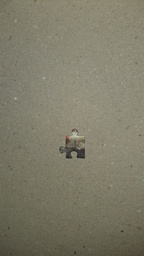
#> input picture partial-report/one-piece-detection.jpg, 144 x 256 px, shrunk from 720 x 1280 before the run
$ jupyter execute --allow-errors preliminary-results.ipynb
#> lines starting #> are read from the running program, lines starting #| are printed output that depends on the picture; after the words box and inside, x2 and y2 are one past the last pixel; in counts of white or black regions, pixels touching at a corner belong together
#> in piece_counting_detection, img is the input picture: shape (256, 144, 3); mean R, G, B 126.9, 123.7, 105.3
# Puzzle piece detection, segmentation and possible clusterization: preliminary results
Student: Luan Vinícius de Carvalho Martins
#### Abstract
This project employs edge-detection, morphology techniques, and image measurements for puzzle pieces segmentation and counting while also attempting to cluster the different shapes together. Preliminary results show that the approach can generate acceptable results in controlled environments.

### Introduction

In this project, we aim to identify, count, and cluster puzzle pieces with similar shapes. This task can be useful as a common technique to solving large piece puzzles is to [group pieces with similar features together](https://ceaco.com/blogs/news/tips-tricks-completing-1000-piece-puzzle).

One of the main challenges stems from the fact that the final project had to be proposed before most classes were presented. In fact, up to today, the classes on image segmentation are not available. After searching for possible image segmentation approaches, we found that there is no definitive, fits-all method for image segmentation: different techniques must be used in different situations. By analyzing the task at hand, we decided to investigate image segmentation using edge-detection, as, indeed, our goal is to identify the edges that form the pieces in a given image.

Once the edges are detected, another task is to extract them in a meaningful representation so that they could be further used and analyzed. For this task, we proposed and employed a simple search algorithm that takes as input a reference pixel and outputs a list of pixels that are connected to it (using its 4-pixel neighborhood). Finally, in order to cluster similar shapes together, we needed a way to calculate and measure similarity the piece's shape in a scale, rotation, and transform invariant fashion; for this task, we employ a set of measures named `Hu Moments` that could be used to generate array representation of the pieces.

In the next section, we quickly describe some of the methods we used why they were chosen. Section 3 presents a `Python` implementation of the proposed method, using some techniques from the `skimage` library. Next, in Section 4, we show some results based on the testing images; Finally, we conclude this report.

### Methodology

In this section, we describe some of the techniques used and explain the reasoning behind choosing them.

#### Canny edge detection
The Canny edge detection technique is based on a clever idea that edges usually represent drastic changes in the pixel color, therefore, they are the first to be removed when blurring out an image. This technique works by blurring an image using a gaussian blur with a given sigma and calculating the rate of change for each pixel in comparison to the original image: if the rate of change is inside a given threshold, the pixel is considered to be an edge.

We have chosen this technique because it provided the best results, returning hollow and mostly pixel-connected pieces' edges. Notice that we have previously attempted other methods for edge detection, some of them implemented by scratch, including an approach that combines different techniques; however, we were unable to obtain results as good as the ones provided by the canny edge detection.

#### Morphology techniques
Unfortunately, the edge detection techniques will frequently fail to detect all edges, returning incomplete shapes that cannot be used. To solve this, morphology techniques are commonly used to improve the detected edges, either by making the edges wider or by attempting to fill gaps between disconnected pixels. For this task, two morphology techniques proved to be helpful:
 - Dilation
 - Closing

#### Hu Moments
Hu Moments is a set of measurements commonly used to characterize shape and calculate shape similarity. This technique has proven to be translate, scale, and rotation invariant (up to the 6th moment). Therefore it should provide an equal image representation regardless of whether it has been rotated or rescaled. The few limitations of this technique are that input images must be a binary image -- it can only be used to compare shapes.

### Method
In this section, we go into the Python implementation details of the model.

#### Libraries

In this project, we employ techniques from the `skimage` library for image transformation, morphology, and measurements. We also use the `scipy` library for clustering, `matplotlib` for drawing, and `imageio` to load images into `numpy` arrays.

We decided to use `skimage` techniques for the partial report in order to save time, allow to easily prototype the model and to check the viability of the project. Our previous attempts used techniques implemented from scratch; however, this proved a challenge as there was no certainty that the method would generate good results or even be employed in the final version. For the next step, should the results presented be considered adequate for the project, we intend to implement some of the `skimage` library techniques from scratch, such as the Canny edge detection and the morphology techniques.

[cell 1]
from scipy.cluster.hierarchy import linkage, dendrogram
from scipy.ndimage import binary_fill_holes
from skimage.measure import moments_hu, moments_normalized, moments_central
from skimage.morphology import dilation, closing, area_closing, skeletonize, disk
from skimage.feature import canny
import matplotlib.pyplot as plt
import matplotlib.patches as patches
import numpy as np
import imageio

#### Preprocessing

The preprocessing phase merely converts an RGB image to a black and white one using the luminance technique. Another proper preprocessing technique is to downsample the image into a smaller size to save computational resources. However, as the images we are using on the partial report have already been converted into an acceptable resolution, we will skip this function.

[cell 2]
def greyscale(img: np.array) -> np.array:
    """
    Convert image to black and white using the luminance method.

    :param img: input image
    :return: black and white version of the image
    """
    return np.dot(img[..., :3], [0.2989, 0.5870, 0.1140])

#### Image Transform for Piece Identification

The first step is to transform the input image to highlight the possible pieces for extraction. As explained in a previous section, we concluded that an edge-detection technique would be appropriate for the task. The current implementation uses the Canny Edge-Detection technique. Several other edge-detection methods were used in previous attempts but generated poor results. In the final report, we might also go into more details on strategies that didn't succeed.

Furthermore, in other to improve the highlighting, we employ morphology techniques such as `dilation` and `closing` in hopes of filling gaps in places the edges were not detected. Finally, the last step is to fill the closed edges to highlight whole pieces.

The transformed image is then returned, and the pieces can be extracted.

[cell 3]
def highlight_pieces(img: np.array, sigma: float = 3, lt=.3, ht=.7) -> np.array:
    """
    Transform the input image to highlight the possible pieces using edge-detection and morphology techniques.

    :param img: the input image to be transformed
    :param sigma: the sigma parameter for the canny edge-detection technique
    :param lt: lower threshold for the edge-detection technique
    :param ht: higher threshold for the edge-detection technique
    :return: a transformed image which hopefully highlights the puzzle's pieces
    """
#> called with sigma = 3, lt = 0.85, ht = 0.95
    img_e = canny(img, sigma=sigma, low_threshold=lt, high_threshold=ht, use_quantiles=True)
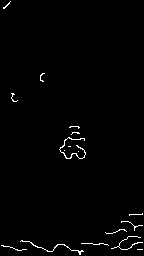
#> img_e: shape (256, 144) bool; 1.2% white in thin lines or dots
    img_s = img_e.copy().astype(np.uint8)
    img_s[img_e == True] = 255
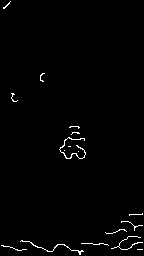
#> img_s: shape (256, 144); 1.2% white in thin lines or dots
    img_s[img_e == False] = 0
    img_s_d = dilation(img_s, disk(2))
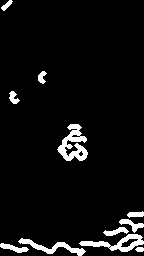
#> img_s_d: shape (256, 144); 5.7% white; 11 white regions, largest, box (x1, y1, x2, y2) and area: (57, 124, 88, 161) 579, (79, 234, 144, 252) 446, (18, 238, 86, 256) 361
    img_s_d_c = closing(img_s_d)
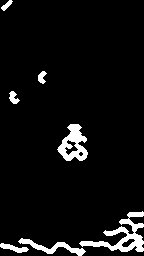
#> img_s_d_c: shape (256, 144); 5.9% white; 7 white regions, largest, box (x1, y1, x2, y2) and area: (79, 211, 144, 252) 856, (57, 124, 88, 161) 613, (18, 238, 86, 256) 363
    return binary_fill_holes(img_s_d_c)
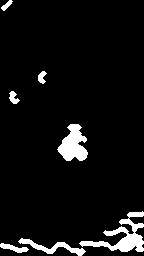
#> returned value: shape (256, 144) bool; 6.3% white; 7 white regions, largest, box (x1, y1, x2, y2) and area: (79, 211, 144, 252) 911, (57, 124, 88, 161) 705, (18, 238, 86, 256) 363

#### Piece segmentation

Once the input image has been transforming to highlight the possible pieces, we should have a black and white image where the white pixels represent the pixels that belong to a piece. The next step on the piece segmentation is to define rules to extract these pixels into meaningful piece information.

The technique itself is divided into two parts (part 1 is `extract_pieces` and part 2 is `extract_piece`)
In part 1, we will create a list containing all white pixels on the image, and for each pixel, we will search all connected pixels.
Part 2 is a simple search algorithm that explores all connected pixels to the reference one: it will explore the image until all pixels connected to the reference are found.
Once a _possible_ piece is extracted, the white pixels that belong to this piece are removed from the search, which continues until there are no more white pixels in the image to explore.

Once all white pixels are extracted, we have a list of _possible_ pieces, which must be filtered to remove pixels that are unlikely to represent a puzzle piece. So far, we employ two criteria to filter out unlikely pieces:
 - we set a minimum pixel count threshold to remove sets of connected pixels that are too small to represent a piece;
 - we remove pieces that are not "square" enough, i.e., its height is double its width.

[cell 4]
def extract_piece(img: np.array, location: tuple):
    """
    Extract the connected pixels to the the provided location using a basic search algorithm.
    Part II of the extraction process which focus on returning the set of connected pixels from a
    reference one.

    :param img: the transformed image
    :param location: the pixel location
    :return: a set of pixels connected to the current one
    """
    to_visit = set([location])
    visited = set()

    # simple search algorithm to find all connected pixels
    while len(to_visit) > 0:
        current = to_visit.pop()
        if current[0] - 1 > 0 and img[current[0] - 1, current[1]]:
            pos = tuple([current[0] - 1, current[1]])
            if pos not in visited: to_visit.add(pos)
        if current[0] + 1 < img.shape[0] and img[current[0] + 1, current[1]]:
            pos = tuple([current[0] + 1, current[1]])
            if pos not in visited: to_visit.add(pos)
        if current[1] - 1 > 0 and img[current[0], current[1] - 1] > 0:
            pos = tuple([current[0], current[1] - 1])
            if pos not in visited: to_visit.add(pos)
        if current[1] + 1 < img.shape[1] and img[current[0], current[1] + 1]:
            pos = tuple([current[0], current[1] + 1])
            if pos not in visited: to_visit.add(pos)
        visited.add(current)
    return visited


def extract_pieces(img: np.array, min_pixels_threshold=1000) -> list:
    """
    Extract the pieces from the transformed input image

    :param img: the transformed image with the pieces highlighted
    :param min_pixels_threshold: the minimium amount of pixels to consider a piece
    :return: a list of detected pieces
    """
#> called with min_pixels_threshold = 1000
    pieces = []
    # location in which there are activated pixels:
    locations = np.asarray(np.where(img == True)).transpose()
#> locations = 2330 pairs, first value 0 to 255, second value 0 to 143
    available = set([tuple(location) for location in locations[:]])
#> available = 2330 items
    while len(available) > 0:
        # take a reference pixel and extract its connected pixels
        current = available.pop()
        piece = extract_piece(img, tuple(current))
        # remove the pixels connected from the reference one from the list:
        available.difference_update(piece)
        # add the pixel to the list of possible pieces if it matches the criteria
        if len(piece) > min_pixels_threshold:
            pieces.append(piece)
#> this loop made 10 passes
#> current on passes 1 to 10: (240, 130), (247, 26), (245, 65), (102, 16), (154, 63), (7, 1), (75, 44), (216, 132), (0, 9), (246, 0)
#> after the loop, available = 0 items; pieces = []
    return pieces


def piece_to_img(piece: list) -> np.array:
    """
    Given a set of pixels that belong to a piece, convert it to a square image matrix. This
    is used to display and calculate measurements from shape detected.

    :param piece: a list of tuple containing the pixels of the piece
    :return: a np.array image of the piece
    """
    x = [p[0] for p in piece]
    y = [p[1] for p in piece]
    # the shift and height of the piece's shape to generate a new image
    shift_x = min(x)
    height_x = max(x) - shift_x
    shift_y = min(y)
    width_y = max(y) - shift_y
    # start a new image with zeros
    n_img = np.zeros((height_x + 1, width_y + 1))
    for px in piece:
        # paint each pixel with one to generate the shape
        n_img[px[0] - shift_x, px[1] - shift_y] = 1
    return n_img

#### Piece Shape Clustering

Once we have extracted the pieces from the input image, we can attempt to cluster pieces with similar shapes together. For this task, we employ the `hu moments` technique from the `skimage` library on the image representation of each piece. Although we use the `skimage` library, the technique itself doesn't seem that complex to implement manually. Using this measure, we generate an `np.array` that describes each shape as an array. This representation is used to cluster similar pieces together.

[cell 5]
def pieces_embedding(pieces: list) -> np.array:
    """
    Generates an np.array dataset representation of the detected pieces using the Hu Moments measurement.
    This representation can be used to cluster similar shapes together.

    :param pieces: a list containing the set of pixels for each piece
    :return: np.array dataset representation of the Hu Moments
    """
    # use the Hu Moments to generate an array represe
    embeddings = np.asarray([moments_hu(moments_normalized(moments_central(piece))) for piece in pieces])
    return embeddings / embeddings.sum(axis=1)[:, np.newaxis]

#### Img2Piece

The proposed method can be implemented into an easy-to-use function using the following algorithm. As outputs, the function returns two lists: the first contains a set of pixels representing each piece in the image. The second list contains `np.array` images of the detected pieces, which describe their shape.

[cell 6]
def img2piece(img: np.array, shape_radius=0.5) -> (list, list):
    """
    Extract the pieces from the input image. Return the piece pixel's indices and
    images from the pieces.

    :param img: input RGB image
    :param shape_radius: the radius to filter out image
    :return: (list, list), pixels and image
    """
    # cast image to grey scale
    img_g = greyscale(img)
    # run edge-detection and morphology techniques to highlight possible pieces
    img_h = highlight_pieces(img_g, 3, .85, .95)
    # extract the pieces from the highlighted pixels
    possible_pieces = extract_pieces(img_h)
#> possible_pieces = []
    # transform the pixels into images of their own
    possible_img_pieces = [piece_to_img(piece) for piece in possible_pieces]
#> possible_img_pieces = []
    # filter out the possible pieces using the second criteria
    pieces, imgs = [], []
    for id, piece in enumerate(possible_img_pieces):
        # checking the second criteria (shape -- has to look somewhat like a square):
        if np.abs(1 - (piece.shape[1] / piece.shape[0])) < shape_radius:
            pieces.append(possible_pieces[id])
            imgs.append(piece)
#> this loop made 0 passes
#> after the loop, imgs = []; pieces = []
    # return a list containing for each piece, its pixels and its image
    return pieces, imgs

### Preliminary results

In this section, we employ the proposed technique to a set of images in order to see how it performs for detection and counting, shape identification and, finally, clustering.

[cell 7]
# the images we are going to be using to test the method
test_images = [
    "one-piece-detection.jpg",
    "two-pieces-detection.jpg",
    "three-pieces-detection.jpg",
    "four-piece-detection-.jpg",
    "four-piece-detection-2.jpg",
    "many-pieces-detection.jpg"
]

#### Piece Detection and Counting

One of the main goals of this project is to detect and count the puzzle pieces in a given image. In this section, we show how the method performs on different images for detection and counting.

[cell 8]
def piece_counting_detection(files: list):
    fig, axs = plt.subplots(1, len(files), figsize=(4*len(files), 4))
    for idx, file in enumerate(files):
        img = imageio.imread(file)
        pieces_px, pieces_img = img2piece(img)
#> pieces_px = []; pieces_img = []
        ax = axs[idx] if len(files) > 1 else axs
        ax.imshow(img)
        ax.set_title(str(len(pieces_px))+" detected")
        ax.axis('off')
        for pxs_idx, pxs in enumerate(pieces_px):
            xs = [px[1] for px in pxs]
            ys = [px[0] for px in pxs]
            x1 = np.min(xs)
            y1 = np.min(ys)
            x2 = np.max(xs) - x1
            y2 = np.max(ys) - y1
            rect = patches.Rectangle((x1, y1), x2, y2, linewidth=1, edgecolor='r', facecolor='none')
            ax.add_patch(rect)
            ax.text(x1, y1, str(pxs_idx+1))
#> pass 2 of the loop in piece_counting_detection, `for idx, file in enumerate(files):`:
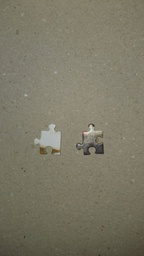
#> input picture partial-report/two-pieces-detection.jpg, 144 x 256 px, shrunk from 720 x 1280 before the run
#> in piece_counting_detection, img is the input picture: shape (256, 144, 3); mean R, G, B 124.1, 120.2, 102.4
#> in highlight_pieces (call 2), `img_e = canny(img, sigma=sigma, low_threshold=lt, high_threshold=ht, u..`:
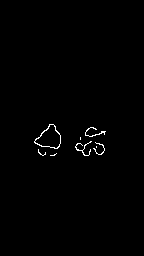
#> img_e: shape (256, 144) bool; 0.71% white in thin lines or dots, all inside (x1, y1, x2, y2) = (34, 124, 106, 156)
#> img_s_d: shape (256, 144); 3% white; 2 white regions, box (x1, y1, x2, y2) and area: (73, 125, 108, 158) 604, (32, 122, 63, 158) 486
#> img_s_d_c: shape (256, 144); 3.1% white; 2 white regions, box (x1, y1, x2, y2) and area: (73, 125, 108, 158) 633, (32, 122, 63, 158) 500
#> in highlight_pieces (call 2), `return binary_fill_holes(img_s_d_c)`:
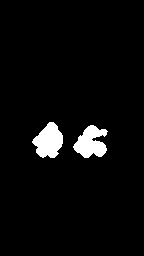
#> returned value: shape (256, 144) bool; 4% white; 2 white regions, box (x1, y1, x2, y2) and area: (32, 122, 63, 158) 742, (73, 125, 108, 158) 722
#> the loop in extract_pieces (call 2), `while len(available) > 0:` made 2 passes
#> current on passes 1 to 2: (140, 43), (150, 93)
#> pass 3 of the loop in piece_counting_detection, `for idx, file in enumerate(files):`:
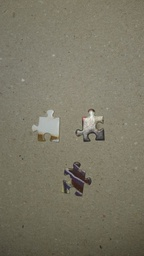
#> input picture partial-report/three-pieces-detection.jpg, 144 x 256 px, shrunk from 720 x 1280 before the run
#> in piece_counting_detection, img is the input picture: shape (256, 144, 3); mean R, G, B 123.3, 119.3, 101.9
#> in highlight_pieces (call 3), `img_e = canny(img, sigma=sigma, low_threshold=lt, high_threshold=ht, u..`:
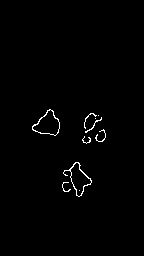
#> img_e: shape (256, 144) bool; 0.99% white in thin lines or dots, all inside (x1, y1, x2, y2) = (32, 109, 106, 197)
#> img_s_d: shape (256, 144); 4% white; 3 white regions, box (x1, y1, x2, y2) and area: (60, 160, 94, 199) 585, (80, 111, 108, 146) 511, (30, 107, 62, 138) 395
#> img_s_d_c: shape (256, 144); 4.1% white; 3 white regions, box (x1, y1, x2, y2) and area: (60, 160, 94, 199) 605, (80, 111, 108, 146) 522, (30, 107, 62, 138) 401
#> in highlight_pieces (call 3), `return binary_fill_holes(img_s_d_c)`:
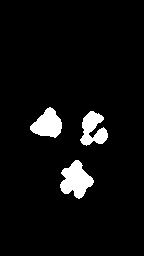
#> returned value: shape (256, 144) bool; 5.5% white; 3 white regions, box (x1, y1, x2, y2) and area: (60, 160, 94, 199) 789, (30, 107, 62, 138) 628, (80, 111, 108, 146) 595
#> the loop made 6 passes; the first 3 are shown

piece_counting_detection(test_images)
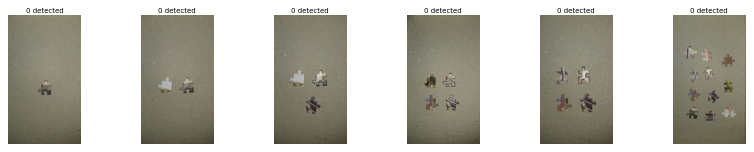
#> figure drawn by matplotlib, 6 panels

#### Piece segmentation quality

In order to cluster the similar shapes together, it's essential that the shape detected is representative of the actual shape of the piece. In this section, we evaluate the quality of the shape detected from the image by printing what the method obtained.

[cell 9]
def piece_segmentation(files: list):
    for file in files:
        img = imageio.imread(file)
        pieces_pxs, pieces_img = img2piece(img)
#> pieces_pxs = []; pieces_img = []
        fig, axs = plt.subplots(1, len(pieces_img)+1, figsize=(4*len(pieces_img)+1, 4))
        ax = axs[0]
        ax.set_title("Source")
        ax.imshow(img)
        ax.axis("off")
        plt.title(file)
        for pxs_idx, pxs in enumerate(pieces_img):
            ax = axs[pxs_idx+1]
            ax.axis('off')
            ax.imshow(pxs)
            ax.set_title(str(pxs_idx+1))
        plt.show()

#> (the rest of this cell did not finish here and is left out)

#### Piece shape clustering

Finally, we verify how the method performs in terms of shape clustering. For this, we create an array representation of the image using Hu Moments and cluster it using a hierarchical clustering technique. The results are presented in a dendrogram with the original image and the detected shapes with its' id.

[cell 10]
def piece_shape_clustering(files: list):
    for file in files:
        img = imageio.imread(file)
        pieces_px, pieces_img = img2piece(img)
#> pieces_px = []; pieces_img = []
        if len(pieces_px) > 1:
            embeddings = pieces_embedding(pieces_img)
            # need to figure out why moments 5, 6 and 7 are 0
            fig, axs = plt.subplots(1, 2+len(pieces_img), figsize=(4*len(pieces_img)+2, 4))
            axs[0].imshow(img)
            axs[0].axis('off')
            for idx, img in enumerate(pieces_img):
                ax = axs[1+idx]
                ax.imshow(img)
                ax.set_title(str(idx))
                ax.axis('off')
            Z = linkage(embeddings, 'average')
            dendrogram(Z, ax=axs[len(axs)-1])
            plt.tight_layout()
            plt.show()
#> pass 2 of the loop in piece_shape_clustering, `for file in files:`:
#> pass 3 of the loop in piece_shape_clustering, `for file in files:`:
#> the loop made 6 passes; the first 3 are shown

piece_shape_clustering(test_images)
